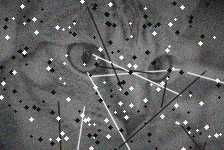
#> input picture dataset/degraded/old_photo/chelsea.png, 224 x 150 px
$ jupyter execute --allow-errors RetroRestore_Colab.ipynb   (shell and % lines are left out)   (older library calls are emulated)
#> lines starting #> are read from the running program, lines starting #| are printed output that depends on the picture
#> (the call stopped at in _pick_device, `want = settings.device.lower()`: retrorestore is not available in this run)
#> (reads dataset/manifest.json from the repository)
### retrorestore/utils/io.py
"""Görüntü okuma/yazma yardımcıları (Unicode yol güvenli, EXIF yönlendirmeli)."""
from __future__ import annotations

from pathlib import Path

import cv2
import numpy as np


def imread(path: str | Path) -> np.ndarray:
    """Görüntüyü BGR (veya BGRA) uint8 olarak okur.

    * Türkçe karakterli yollarda çalışması için np.fromfile + imdecode kullanılır.
    * EXIF yönlendirmesi uygulanır (telefon fotoğrafları yan dönmesin).
    * 16-bit görüntüler 8-bit'e indirgenir, gri görüntüler 3 kanala çıkarılır.
    """
#> called with path = 'dataset/degraded/old_photo/chelsea.png'
    data = np.fromfile(str(path), dtype=np.uint8)
    img = cv2.imdecode(data, cv2.IMREAD_UNCHANGED)
#> img is the input picture: shape (150, 224, 3); mean B, G, R 98.4, 98.3, 98.3
    if img is None:
        raise ValueError(f"Görüntü okunamadı ya da desteklenmeyen biçim: {path}")
    # EXIF yönü: IMREAD_UNCHANGED yönü uygulamaz, IMREAD_COLOR uygular.
    # Alfa kanalı yoksa IMREAD_COLOR ile tekrar çözerek yönü düzeltiriz.
    if img.ndim == 2 or (img.ndim == 3 and img.shape[2] == 3):
        img = cv2.imdecode(data, cv2.IMREAD_COLOR)
    if img.dtype == np.uint16:
        img = (img / 257).astype(np.uint8)
    elif img.dtype != np.uint8:
        img = cv2.normalize(img, None, 0, 255, cv2.NORM_MINMAX).astype(np.uint8)
    if img.ndim == 2:
        img = cv2.cvtColor(img, cv2.COLOR_GRAY2BGR)
    return img


# [26 lines left out: functions imwrite, make_thumbnail, not called in this run]


def split_alpha(img: np.ndarray):
    """BGRA -> (BGR, alpha | None)."""
    if img.ndim == 3 and img.shape[2] == 4:
        return img[:, :, :3].copy(), img[:, :, 3].copy()
    return img, None


# [7 lines left out: function merge_alpha, not called in this run]

### retrorestore/pipeline/image_pipeline.py
"""Görüntü iyileştirme boru hattı.

    Girdi
      │
      ├─ 1. Ön işleme      : doğrulama, alfa ayırma, boyut/bellek limiti, renk analizi
      ├─ 2. Çizik/toz      : (ops.) morfolojik tespit + Telea inpainting
      ├─ 3. Ön denoise     : (ops.) NLM — çok gürültülü girdiler için
      ├─ 4. Süper çözünürlük: Real-ESRGAN (döşemeli) | Klasik | Bicubic | Lanczos
      ├─ 5. Renk           : restorasyon (soluk renk) | renklendirme (S/B) | yok
      ├─ 6. Son işleme     : (ops.) keskinleştirme, alfa birleştirme
      ▼
    Çıktı  +  trace.json (her adımın süresi, parametresi, ara görüntüsü)
"""
from __future__ import annotations

from dataclasses import asdict, dataclass, fields

import numpy as np

from ..config import settings
from ..core.trace import PipelineTrace
from ..methods import classical
from ..methods.colorize import ColorizerUnavailable, colorizer_ready, get_colorizer
from ..methods.old_photo import remove_scratches
from ..methods.realesrgan import ModelUnavailable, get_upsampler, pick_model
from ..utils.io import merge_alpha, split_alpha

SR_METHODS = ("realesrgan", "classical", "lanczos", "bicubic", "none")
COLOR_MODES = ("auto", "restore", "colorize", "none")


@dataclass
class EnhanceOptions:
    scale: float = 2.0               # 1, 2, 3, 4
    sr_method: str = "realesrgan"    # SR_METHODS
    model: str = "auto"              # auto | realesr-general-x4v3 | RealESRGAN_x4plus | RealESRGAN_x2plus
    denoise: float = 0.5             # 0..1 gürültü giderme gücü
    pre_denoise: bool = False        # SR öncesi klasik NLM
    scratch_removal: bool = False
    scratch_sensitivity: float = 0.5
    color_mode: str = "auto"         # COLOR_MODES
    color_strength: float = 0.8      # 0..1.5
    sharpen: float = 0.0             # 0..1.5 unsharp miktarı
    tile: int = -1                   # -1 otomatik
    temporal_smoothing: float = 0.6  # yalnızca video renklendirmede

    # [31 lines left out: functions from_dict, validate, not called in this run]

    def as_dict(self) -> dict:
        return asdict(self)


class FrameState:
    """Video kareleri arasında taşınan durum (renk titremesini azaltmak için)."""

    def __init__(self):
        self.prev_ab = None
        self.color_decision: str | None = None   # ilk karede verilen karar sabitlenir


def enhance_image(img: np.ndarray, opts: EnhanceOptions, trace: PipelineTrace | None = None,
                  state: FrameState | None = None, max_input_pixels: int | None = None) -> tuple[np.ndarray, dict]:
    trace = trace or PipelineTrace(snapshot_dir=None)
    info: dict = {"options": opts.as_dict()}
    max_in = max_input_pixels or settings.max_input_pixels

    # ------------------------------------------------------------------ 1
    with trace.step("preprocess", "Ön işleme ve analiz", "preprocess",
                    "Kanal düzenleme (gri→BGR, alfa ayırma), bellek güvenliği için "
                    "piksel limiti kontrolü ve renk/gürültü analizi.", image_in=img) as st:
        bgr, alpha = split_alpha(img)
        h, w = bgr.shape[:2]
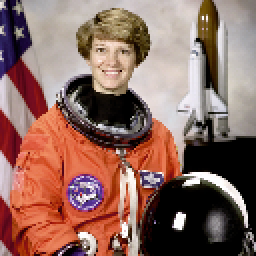
#> input picture dataset/degraded/bicubic_x4/astronaut.png, 128 x 128 px (shown 2 times larger)
#> in imread, img is the input picture: shape (128, 128, 3); mean B, G, R 96.5, 105.8, 141.6
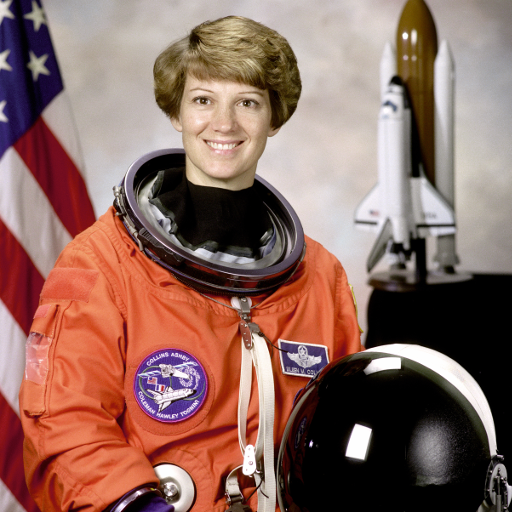
#> input picture dataset/ground_truth/astronaut.png, 512 x 512 px
#> in imread, img is the input picture: shape (512, 512, 3); mean B, G, R 96.5, 105.8, 141.6
#> (the rest of the program and of its run is left out)
